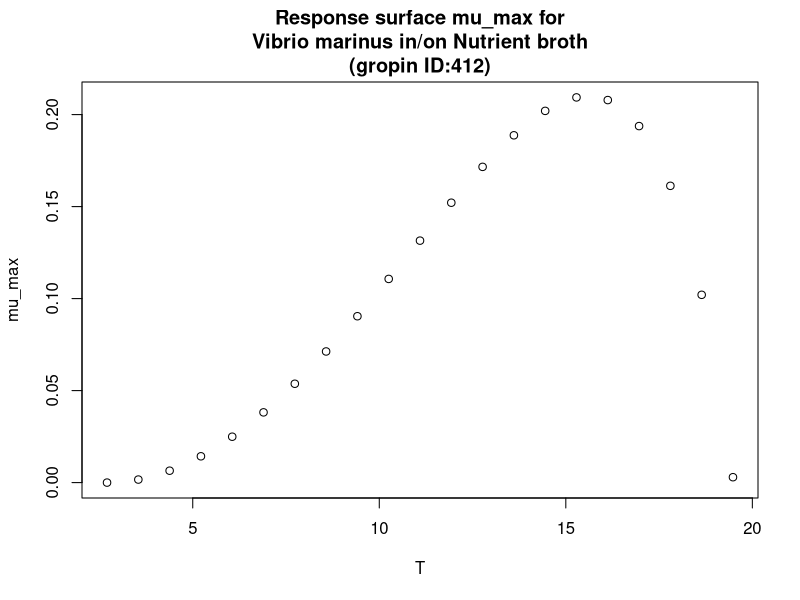

Recreate this plot in R.
#############################
# start of Parameter script
#############################
T <- seq(2.7027,19.4805194805195,length.out=21)
#############################
# end of Parameter script
#############################
############################# 
# start of Model script Gropin ID 412 
#############################
 
# constant coefficients for this model
 
variables <- data.frame(T)
argumentsPar <- expand.grid(variables)
 
# heart of the model
response_surface <- function(T) {
   mumax <-(2.1*(10^-1)*(T-19.5)*((T-2.7)^2))/((15.6-2.7)*((15.6-2.7)*(T-15.6)-(15.6-19.5)*(15.6+2.7-2*T)))

return(mumax=mumax)
} 

# output parameters
mumax <- cbind(argumentsPar,response_surface(argumentsPar['T']))
colnames(mumax) <- c(colnames(argumentsPar),'mumax')
#############################
# End of Model script
#############################
############################# 
# start of Visualisation script Gropin ID 412 
#############################
plot(T,mumax$mumax,
                          xlab='T',
                          ylab='mu_max',main='Response surface mu_max for
Vibrio marinus in/on Nutrient broth
(gropin ID:412)')
#############################
# End of Visualisation script
#############################
